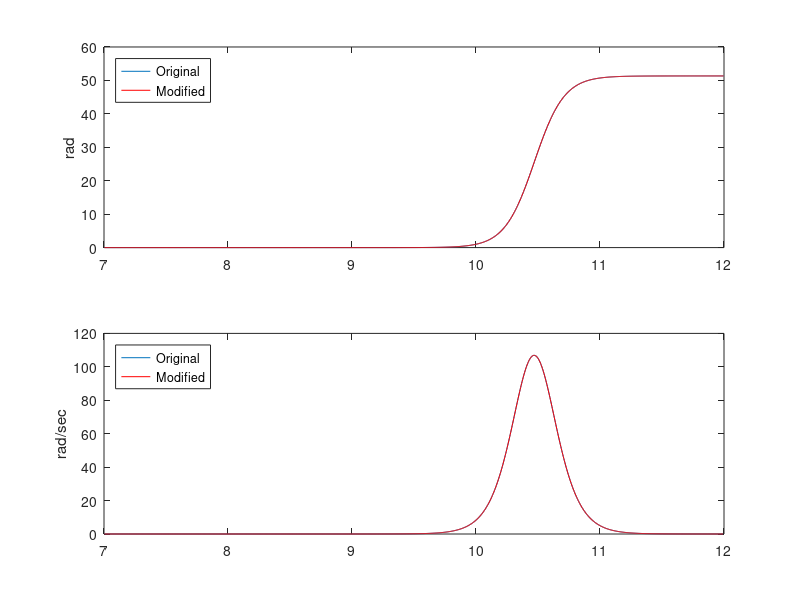

Source code (MATLAB): (Note: this script raises an error after producing the figure.)
% Bad Cast 1: Stopped short, tangled on self
% Bad Cast 2: ditto
% Good Cast:  Made it over bar, suspended at end.
clearvars -except Ts tg
close all
% 1 Arm pos (rad)
% 2 Arm target pos (rad)
% 3 Arm Cmd (amps)
% 4 Spool pos (rad)
% 5 Spool Cmd (amps)
% 6 String Angle (rad)
% 7 String Angle Velo (rad/sec)


% GC = load('ByHandCastAlmost.mat');
GC = load('ByHandCastHit2.mat');

sigfunc = @(A, x)(A(1) ./ (1 + exp(-A(2).*(x+A(3))) ) );
% sigfunc = @(A, x)(A(1) ./ (A(2) + exp(-x)) );
A0 = [40,2,-10]; %// Initial values fed into the iterative algorithm
% A_fit = nlinfit(x, y, sigfunc, A0);

% Time Frames
plot_from = [7,12];
i = find(plot_from(1) < GC.fsTime, 1, 'first');
j = find(plot_from(2) > GC.fsTime, 1, 'last');

A_fit_org = nlinfit(GC.fsTime(i:j), GC.fsData(i:j,4), sigfunc, A0);
% A_fit = A_fit_org.*[1.33,.75,1.04]; % Just kinda thuds
% A_fit = A_fit_org.*[1.33,.6,1.049]; % Wraps self
% A_fit = A_fit_org.*[1.4,.4,1.055];
A_fit = A_fit_org.*[1,.89,1.0]+[0,0,-.072]; %GOLDEN

figure
subplot(2,1,1)
plot(GC.fsTime(i:j), sigfunc(A_fit_org,GC.fsTime(i:j)))
hold on
plot(GC.fsTime(i:j), sigfunc(A_fit,GC.fsTime(i:j)),'r')
legend('Original','Modified','Location','Northwest')
ylabel('rad')
subplot(2,1,2)
plot(GC.fsTime(i:j-1), diff(sigfunc(A_fit_org,GC.fsTime(i:j)))./diff(GC.fsTime(i:j)))
hold on
plot(GC.fsTime(i:j-1), diff(sigfunc(A_fit,GC.fsTime(i:j)))./diff(GC.fsTime(i:j)),'r')
legend('Original','Modified','Location','Northwest')
ylabel('rad/sec')



%%%%%%%%%%%%%%%%% Back Calculate Commands sent to the Motors %%%%%%%%%%%%%%
% Motor constants
Kt_old = 13.5;              % oz-in/amp, torque constant
Kt     = Kt_old * .007062;  % N-m/amp, torque constant
Gr     = 13.72;             % Gear Ratio

%%% Spool %%%
psi = sigfunc(A_fit,GC.fsTime(i:j));
dpsi = diff(psi)./diff(GC.fsTime(i:j));
ddpsi = diff(dpsi)./diff(GC.fsTime(i:j-1));

% ud_spool = ((1.172*10^-6)*ddpsi + (2.844*10^-4)*dpsi(1:end-1))/Kt;
ud_spool = ((5*10^-5)*ddpsi + (9*10^-4)*dpsi(1:end-1))/Kt;

%%% Arm %%%
th = smooth(GC.fsData(i:j,1),51,'loess');
dth = diff(th)./diff(GC.fsTime(i:j));
ddth = diff(dth)./diff(GC.fsTime(i:j-1));

ud_arm = ((.0529)*ddth + (0.4328)*dth(1:end-1))/(Kt*Gr);

%%%%%%%%%%%%%%%%%%%% Graph Results %%%%%%%%%%%%%%%%%%%%%%%%%%%%%%%%%%%%%%%%
figure
subplot(2,1,1)
[hAx1, h_l1, h_l2] = plotyy(GC.fsTime(i:j), GC.fsData(i:j,1),...
                           GC.fsTime(i:j), sigfunc(A_fit,GC.fsTime(i:j)));
ylabel(hAx1(1), 'Arm (rad)')
ylabel(hAx1(2), 'Spool (rad)')
title('Trajectory')

subplot(2,1,2)
[hAx2, h_l3, h_l4] = plotyy(GC.fsTime(i:j-2),ud_arm,...
                           GC.fsTime(i:j-2),ud_spool);
xlabel('sec')
ylabel(hAx2(1), 'Arm (amps)')
ylabel(hAx2(2), 'Spool (amps)')
title('Command')
clear hAx1 hAx2 h_l1 h_l2 h_l3 h_l4

%%%%%%%%%%%%%%%%%%%% Graph Comparison %%%%%%%%%%%%%%%%%%%%%%%%%%%%%%%%%%%%%
A1 = A_fit_org.*[1,.89,1.0]+[0,0,-.072]; %GOLDEN
A2 = A_fit_org.*[1.33,.75,1.04]; % Just kinda thuds

figure
subplot(2,1,1)
title('Comparison')
plot(GC.fsTime(i:j), sigfunc(A_fit_org,GC.fsTime(i:j)))
hold on
plot(GC.fsTime(i:j), sigfunc(A_fit,GC.fsTime(i:j)),'r')
plot(GC.fsTime(i:j), sigfunc(A1,GC.fsTime(i:j)),'k')
plot(GC.fsTime(i:j), sigfunc(A2,GC.fsTime(i:j)),'g')
legend('Original','New','Highest','Low','Location','Northwest')
ylabel('rad')
subplot(2,1,2)
plot(GC.fsTime(i:j-1), diff(sigfunc(A_fit_org,GC.fsTime(i:j)))./diff(GC.fsTime(i:j)))
hold on
plot(GC.fsTime(i:j-1), diff(sigfunc(A_fit,GC.fsTime(i:j)))./diff(GC.fsTime(i:j)),'r')
plot(GC.fsTime(i:j-1), diff(sigfunc(A1,GC.fsTime(i:j)))./diff(GC.fsTime(i:j)),'k')
plot(GC.fsTime(i:j-1), diff(sigfunc(A2,GC.fsTime(i:j)))./diff(GC.fsTime(i:j)),'g')
legend('Original','New','Highest','Low','Location','Northwest')
ylabel('rad/sec')
%%%%%%%%%%%%%%%%%%%% Export Data %%%%%%%%%%%%%%%%%%%%%%%%%%%%%%%%%%%%%%%%%%
Time = GC.fsTime(i:j-2)-GC.fsTime(i);
xd_arm = GC.fsData(i:j-2,1);
xd_spool = sigfunc(A_fit,GC.fsTime(i:j-2));
save CastingTrajectory.mat Time xd_arm ud_arm xd_spool ud_spool;

